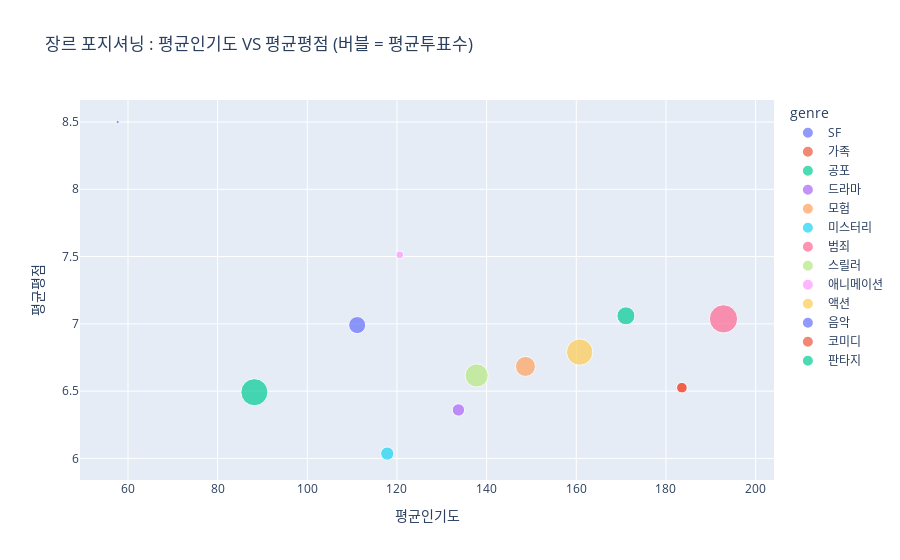

The notebook cell this image was saved under:
### Code cell
# 어떤 장르가 인기가 많을까?

import plotly.express as px

fig = px.scatter(
    agg,
    x="avg_popularity", 
    y="avg_vote_average",
    hover_name = "genre",
    color= "genre",
    size= "avg_vote_count",
    title="장르 포지셔닝 : 평균인기도 VS 평균평점 (버블 = 평균투표수)"
)
fig.update_layout(xaxis_title="평균인기도", yaxis_title="평균평점")
fig.show()

### Figure 1 — Plotly figure (JSON) as saved in the notebook; plotly's stock layout.template omitted (floating-point values rounded to 4 significant figures)
{"data": [{"hovertemplate": "<b>%{hovertext}</b><br><br>genre=SF<br>avg_popularity=%{x}<br>avg_vote_average=%{y}<br>avg_vote_count=%{marker.size}<extra></extra>", "hovertext": ["SF"], "legendgroup": "SF", "marker": {"color": "#636efa", "size": [351.2], "sizemode": "area", "sizeref": 2.411, "symbol": "circle"}, "mode": "markers", "name": "SF", "orientation": "v", "showlegend": true, "type": "scatter", "x": [111.1], "xaxis": "x", "y": [6.991], "yaxis": "y"}, {"hovertemplate": "<b>%{hovertext}</b><br><br>genre=가족<br>avg_popularity=%{x}<br>avg_vote_average=%{y}<br>avg_vote_count=%{marker.size}<extra></extra>", "hovertext": ["가족"], "legendgroup": "가족", "marker": {"color": "#EF553B", "size": [136], "sizemode": "area", "sizeref": 2.411, "symbol": "circle"}, "mode": "markers", "name": "가족", "orientation": "v", "showlegend": true, "type": "scatter", "x": [183.6], "xaxis": "x", "y": [6.526], "yaxis": "y"}, {"hovertemplate": "<b>%{hovertext}</b><br><br>genre=공포<br>avg_popularity=%{x}<br>avg_vote_average=%{y}<br>avg_vote_count=%{marker.size}<extra></extra>", "hovertext": ["공포"], "legendgroup": "공포", "marker": {"color": "#00cc96", "size": [883.6], "sizemode": "area", "sizeref": 2.411, "symbol": "circle"}, "mode": "markers", "name": "공포", "orientation": "v", "showlegend": true, "type": "scatter", "x": [88.19], "xaxis": "x", "y": [6.492], "yaxis": "y"}, {"hovertemplate": "<b>%{hovertext}</b><br><br>genre=드라마<br>avg_popularity=%{x}<br>avg_vote_average=%{y}<br>avg_vote_count=%{marker.size}<extra></extra>", "hovertext": ["드라마"], "legendgroup": "드라마", "marker": {"color": "#ab63fa", "size": [185], "sizemode": "area", "sizeref": 2.411, "symbol": "circle"}, "mode": "markers", "name": "드라마", "orientation": "v", "showlegend": true, "type": "scatter", "x": [133.7], "xaxis": "x", "y": [6.36], "yaxis": "y"}, {"hovertemplate": "<b>%{hovertext}</b><br><br>genre=모험<br>avg_popularity=%{x}<br>avg_vote_average=%{y}<br>avg_vote_count=%{marker.size}<extra></extra>", "hovertext": ["모험"], "legendgroup": "모험", "marker": {"color": "#FFA15A", "size": [480.8], "sizemode": "area", "sizeref": 2.411, "symbol": "circle"}, "mode": "markers", "name": "모험", "orientation": "v", "showlegend": true, "type": "scatter", "x": [148.7], "xaxis": "x", "y": [6.684], "yaxis": "y"}, {"hovertemplate": "<b>%{hovertext}</b><br><br>genre=미스터리<br>avg_popularity=%{x}<br>avg_vote_average=%{y}<br>avg_vote_count=%{marker.size}<extra></extra>", "hovertext": ["미스터리"], "legendgroup": "미스터리", "marker": {"color": "#19d3f3", "size": [212], "sizemode": "area", "sizeref": 2.411, "symbol": "circle"}, "mode": "markers", "name": "미스터리", "orientation": "v", "showlegend": true, "type": "scatter", "x": [117.8], "xaxis": "x", "y": [6.036], "yaxis": "y"}, {"hovertemplate": "<b>%{hovertext}</b><br><br>genre=범죄<br>avg_popularity=%{x}<br>avg_vote_average=%{y}<br>avg_vote_count=%{marker.size}<extra></extra>", "hovertext": ["범죄"], "legendgroup": "범죄", "marker": {"color": "#FF6692", "size": [964.2], "sizemode": "area", "sizeref": 2.411, "symbol": "circle"}, "mode": "markers", "name": "범죄", "orientation": "v", "showlegend": true, "type": "scatter", "x": [192.8], "xaxis": "x", "y": [7.037], "yaxis": "y"}, {"hovertemplate": "<b>%{hovertext}</b><br><br>genre=스릴러<br>avg_popularity=%{x}<br>avg_vote_average=%{y}<br>avg_vote_count=%{marker.size}<extra></extra>", "hovertext": ["스릴러"], "legendgroup": "스릴러", "marker": {"color": "#B6E880", "size": [652.5], "sizemode": "area", "sizeref": 2.411, "symbol": "circle"}, "mode": "markers", "name": "스릴러", "orientation": "v", "showlegend": true, "type": "scatter", "x": [137.8], "xaxis": "x", "y": [6.617], "yaxis": "y"}, {"hovertemplate": "<b>%{hovertext}</b><br><br>genre=애니메이션<br>avg_popularity=%{x}<br>avg_vote_average=%{y}<br>avg_vote_count=%{marker.size}<extra></extra>", "hovertext": ["애니메이션"], "legendgroup": "애니메이션", "marker": {"color": "#FF97FF", "size": [75], "sizemode": "area", "sizeref": 2.411, "symbol": "circle"}, "mode": "markers", "name": "애니메이션", "orientation": "v", "showlegend": true, "type": "scatter", "x": [120.6], "xaxis": "x", "y": [7.513], "yaxis": "y"}, {"hovertemplate": "<b>%{hovertext}</b><br><br>genre=액션<br>avg_popularity=%{x}<br>avg_vote_average=%{y}<br>avg_vote_count=%{marker.size}<extra></extra>", "hovertext": ["액션"], "legendgroup": "액션", "marker": {"color": "#FECB52", "size": [838.2], "sizemode": "area", "sizeref": 2.411, "symbol": "circle"}, "mode": "markers", "name": "액션", "orientation": "v", "showlegend": true, "type": "scatter", "x": [160.8], "xaxis": "x", "y": [6.79], "yaxis": "y"}, {"hovertemplate": "<b>%{hovertext}</b><br><br>genre=음악<br>avg_popularity=%{x}<br>avg_vote_average=%{y}<br>avg_vote_count=%{marker.size}<extra></extra>", "hovertext": ["음악"], "legendgroup": "음악", "marker": {"color": "#636efa", "size": [14], "sizemode": "area", "sizeref": 2.411, "symbol": "circle"}, "mode": "markers", "name": "음악", "orientation": "v", "showlegend": true, "type": "scatter", "x": [57.71], "xaxis": "x", "y": [8.5], "yaxis": "y"}, {"hovertemplate": "<b>%{hovertext}</b><br><br>genre=코미디<br>avg_popularity=%{x}<br>avg_vote_average=%{y}<br>avg_vote_count=%{marker.size}<extra></extra>", "hovertext": ["코미디"], "legendgroup": "코미디", "marker": {"color": "#EF553B", "size": [136], "sizemode": "area", "sizeref": 2.411, "symbol": "circle"}, "mode": "markers", "name": "코미디", "orientation": "v", "showlegend": true, "type": "scatter", "x": [183.6], "xaxis": "x", "y": [6.526], "yaxis": "y"}, {"hovertemplate": "<b>%{hovertext}</b><br><br>genre=판타지<br>avg_popularity=%{x}<br>avg_vote_average=%{y}<br>avg_vote_count=%{marker.size}<extra></extra>", "hovertext": ["판타지"], "legendgroup": "판타지", "marker": {"color": "#00cc96", "size": [392.2], "sizemode": "area", "sizeref": 2.411, "symbol": "circle"}, "mode": "markers", "name": "판타지", "orientation": "v", "showlegend": true, "type": "scatter", "x": [171.1], "xaxis": "x", "y": [7.06], "yaxis": "y"}], "layout": {"legend": {"itemsizing": "constant", "title": {"text": "genre"}, "tracegroupgap": 0}, "title": {"text": "장르 포지셔닝 : 평균인기도 VS 평균평점 (버블 = 평균투표수)"}, "xaxis": {"anchor": "y", "domain": [0, 1], "title": {"text": "평균인기도"}}, "yaxis": {"anchor": "x", "domain": [0, 1], "title": {"text": "평균평점"}}}}
